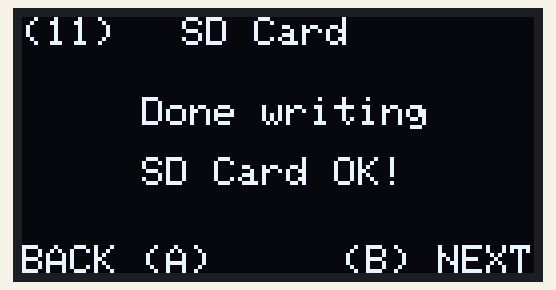
Recording of a program running on a simulated Raspberry Pi Pico running CircuitPython. Parts: 128×64 one-colour display. Files the program writes start out absent; what the program prints to the serial console is not drawn.

Above: at 0.1 s.

The program:

edu_sd_card.py
```python
import board
import busio
import adafruit_ssd1306
import digitalio
import adafruit_sdcard
import storage

def init_oled():
    # Define the i2c GPIOs on SCL=GP5 and SDA=GP4
    global i2c
    i2c = busio.I2C(board.GP5, board.GP4)

    # Define the OLED display using the above pins
    global oled
    oled = adafruit_ssd1306.SSD1306_I2C(128, 64, i2c)

def deinit_oled():
    #Clear the OLED display
    oled.fill(0)
    oled.show()
    print("deinit I2C")
    i2c.deinit()

def init_module():
    # Initialize potentiometer on pin GP28
    global sd_card_write_done, spi, cs
    sd_card_write_done = False
    # Initialize micro SD Card SPI pins
    SCK_PIN = board.GP18
    MOSI_PIN = board.GP19
    MISO_PIN = board.GP16
    CS_PIN = board.GP17

    spi = busio.SPI(SCK_PIN, MOSI=MOSI_PIN, MISO=MISO_PIN)
    cs = digitalio.DigitalInOut(CS_PIN)

def run_module(oled):
    global sd_card_write_done, spi, cs

    if sd_card_write_done == False:
        #Clear the OLED display
        oled.fill(0)

        #Write the data: ('text', x , y, pixel colour)
        #Pixel colour: 0 = false, 1 = true
        oled.text('SD Card', 40, 0, 1)

        try:
            sdcard = adafruit_sdcard.SDCard(spi, cs)
            vfs = storage.VfsFat(sdcard)

            storage.mount(vfs, "/sd")
            with open("/sd/test.txt", "w") as f:
                f.write("SD Card OK!\n")
                #print("Done writing to sd Card")
                oled.text("Done writing", 30, 20, 1)

            with open("/sd/test.txt", "r") as f:
                #print("Read line from file:")
                data = f.readline()
                print(data)
                oled.text(str(data), 30, 35, 1)

            storage.umount(vfs)
        except Exception as e:
            print(e);
            oled.text("Error", 45, 20, 1)
            oled.text("{}".format(e), 30, 35, 1)

        oled.text('(11)', 0, 0, 1)

        oled.text('BACK (A)', 0, 57, 1)
        oled.text('(B) NEXT', 80, 57, 1)

        #Show the written data
        oled.show()
        sd_card_write_done = True

def deinit_module():
    global sd_card_write_done
    sd_card_write_done = False
    spi.deinit()
    cs.deinit()

if __name__ == "__main__":
    try:
        init_oled()
        init_module()
        while True:
            run_module(oled)
    finally:
        deinit_module()
        deinit_oled()
```
